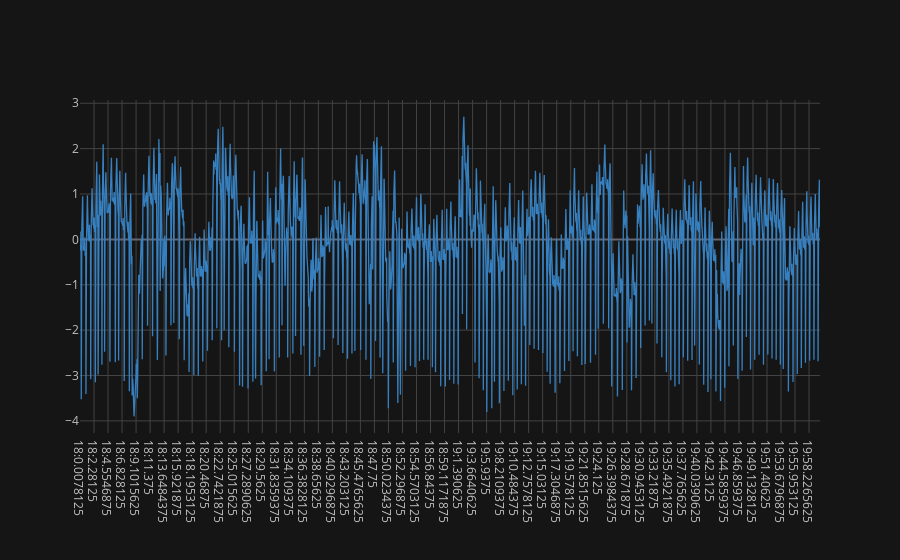

The cell this chart's notebook holds for it:
### Markdown cell above
## Interactive plot of the ECG signal

### Code cell
interactive_plot(record_name='p20', start_of_the_plot=18*60, end_of_the_plot = 20*60)

### Figure 1 — Plotly figure (JSON) as saved in the notebook; plotly's stock layout.template omitted (floating-point values rounded to 4 significant figures; data arrays with more than 128 entries replaced by an {"elided": "..."} marker saying what was removed)
{"data": [{"line": {"color": "rgba(55, 128, 191, 1.0)", "dash": "solid", "shape": "linear", "width": 1.3}, "mode": "lines", "name": "ECG0", "text": "", "x": {"elided": "15360 str values"}, "y": {"elided": "15360 float values"}, "type": "scatter"}], "layout": {"legend": {"bgcolor": "#151516", "font": {"color": "#D9D9D9"}}, "paper_bgcolor": "#151516", "plot_bgcolor": "#151516", "title": {"font": {"color": "#D9D9D9"}}, "xaxis": {"gridcolor": "#434343", "showgrid": true, "tickfont": {"color": "#C2C2C2"}, "title": {"font": {"color": "#D9D9D9"}, "text": ""}, "zerolinecolor": "#666570"}, "yaxis": {"gridcolor": "#434343", "showgrid": true, "tickfont": {"color": "#C2C2C2"}, "title": {"font": {"color": "#D9D9D9"}, "text": ""}, "zerolinecolor": "#666570"}}}
